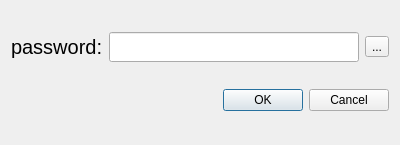
<?xml version="1.0" encoding="UTF-8"?>
<ui version="4.0">
 <class>LockDialog</class>
 <widget class="QDialog" name="LockDialog">
  <property name="geometry">
   <rect>
    <x>0</x>
    <y>0</y>
    <width>400</width>
    <height>145</height>
   </rect>
  </property>
  <property name="windowTitle">
   <string>LockDialog</string>
  </property>
  <layout class="QGridLayout" name="gridLayout">
   <item row="0" column="0">
    <layout class="QHBoxLayout" name="horizontalLayout_2">
     <item>
      <layout class="QHBoxLayout" name="horizontalLayout">
       <item>
        <widget class="QLabel" name="label">
         <property name="font">
          <font>
           <pointsize>15</pointsize>
          </font>
         </property>
         <property name="text">
          <string>password:</string>
         </property>
        </widget>
       </item>
       <item>
        <widget class="QLineEdit" name="lineEdit">
         <property name="minimumSize">
          <size>
           <width>0</width>
           <height>30</height>
          </size>
         </property>
         <property name="echoMode">
          <enum>QLineEdit::Password</enum>
         </property>
        </widget>
       </item>
      </layout>
     </item>
     <item>
      <widget class="QToolButton" name="toolButton">
       <property name="text">
        <string>...</string>
       </property>
       <property name="icon">
        <iconset resource="../ico.qrc">
         <normaloff>:/UI_ICO/ICO/show.png</normaloff>:/UI_ICO/ICO/show.png</iconset>
       </property>
      </widget>
     </item>
    </layout>
   </item>
   <item row="1" column="0">
    <widget class="QDialogButtonBox" name="buttonBox">
     <property name="orientation">
      <enum>Qt::Horizontal</enum>
     </property>
     <property name="standardButtons">
      <set>QDialogButtonBox::Cancel|QDialogButtonBox::Ok</set>
     </property>
    </widget>
   </item>
  </layout>
 </widget>
 <resources>
  <include location="../ico.qrc"/>
 </resources>
 <connections/>
</ui>
